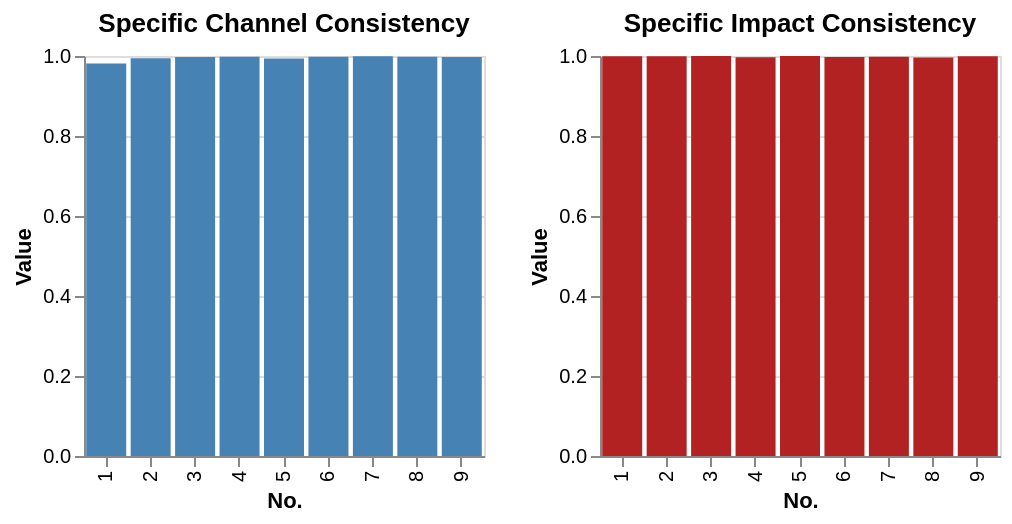

Write notebook code for a chart like this one.
### Markdown cell above
Visualisation of the specific channel/sensor and impact consistency can be done in a following way:

### Code cell
spec_chn = pyFBS.barchart(np.arange(1,10,1), vpt.specific_sensor, color='steelblue', title='Specific Channel Consistency')
spec_imp = pyFBS.barchart(np.arange(1,10,1), vpt.specific_impact, color='firebrick', title='Specific Impact Consistency')
spec_chn | spec_imp

### Figure 1 — Vega-Lite specification as saved in the notebook (floating-point values rounded to 4 significant figures)
{"config": {"view": {"continuousWidth": 400, "continuousHeight": 300}}, "hconcat": [{"data": {"name": "data-f467068028637258f4a62596b897ecc7"}, "mark": "bar", "encoding": {"color": {"value": "steelblue"}, "tooltip": [{"type": "quantitative", "field": "y", "format": ".3f", "title": "Value"}], "x": {"type": "ordinal", "axis": {"title": "No."}, "field": "x"}, "y": {"type": "quantitative", "axis": {"title": "Value"}, "field": "y"}}, "height": 200, "title": "Specific Channel Consistency", "width": 200}, {"data": {"name": "data-080024eee1ce6978ac84298411fec3ff"}, "mark": "bar", "encoding": {"color": {"value": "firebrick"}, "tooltip": [{"type": "quantitative", "field": "y", "format": ".3f", "title": "Value"}], "x": {"type": "ordinal", "axis": {"title": "No."}, "field": "x"}, "y": {"type": "quantitative", "axis": {"title": "Value"}, "field": "y"}}, "height": 200, "title": "Specific Impact Consistency", "width": 200}], "$schema": "https://vega.github.io/schema/vega-lite/v4.8.1.json", "datasets": {"data-f467068028637258f4a62596b897ecc7": [{"x": 1, "y": 0.9814}, {"x": 2, "y": 0.9941}, {"x": 3, "y": 0.9973}, {"x": 4, "y": 0.9979}, {"x": 5, "y": 0.9935}, {"x": 6, "y": 0.9983}, {"x": 7, "y": 0.9994}, {"x": 8, "y": 0.998}, {"x": 9, "y": 0.9973}], "data-080024eee1ce6978ac84298411fec3ff": [{"x": 1, "y": 0.9995}, {"x": 2, "y": 0.9995}, {"x": 3, "y": 0.9998}, {"x": 4, "y": 0.997}, {"x": 5, "y": 0.9998}, {"x": 6, "y": 0.9978}, {"x": 7, "y": 0.9984}, {"x": 8, "y": 0.9964}, {"x": 9, "y": 0.9991}]}}
